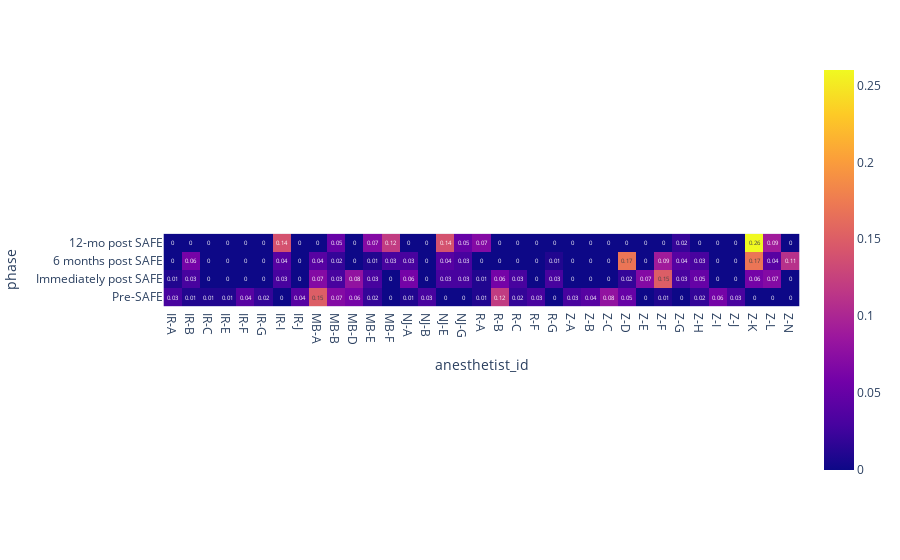

The notebook cell this image was saved under:
### Code cell
#@title
fig = px.imshow(t1.T, text_auto=True)
fig.show()

### Figure 1 — Plotly figure (JSON) as saved in the notebook; plotly's stock layout.template omitted (floating-point values rounded to 4 significant figures; data arrays with more than 128 entries replaced by an {"elided": "..."} marker saying what was removed)
{"data": [{"coloraxis": "coloraxis", "hovertemplate": "anesthetist_id: %{x}<br>phase: %{y}<br>color: %{z}<extra></extra>", "name": "0", "texttemplate": "%{z}", "type": "heatmap", "x": ["IR-A", "IR-B", "IR-C", "IR-E", "IR-F", "IR-G", "IR-I", "IR-J", "MB-A", "MB-B", "MB-D", "MB-E", "MB-F", "NJ-A", "NJ-B", "NJ-E", "NJ-G", "R-A", "R-B", "R-C", "R-F", "R-G", "Z-A", "Z-B", "Z-C", "Z-D", "Z-E", "Z-F", "Z-G", "Z-H", "Z-I", "Z-J", "Z-K", "Z-L", "Z-N"], "xaxis": "x", "y": ["12-mo post SAFE", "6 months post SAFE", "Immediately post SAFE", "Pre-SAFE"], "yaxis": "y", "z": {"elided": "4x35 float values"}}], "layout": {"coloraxis": {"colorscale": [[0, "#0d0887"], [0.1111, "#46039f"], [0.2222, "#7201a8"], [0.3333, "#9c179e"], [0.4444, "#bd3786"], [0.5556, "#d8576b"], [0.6667, "#ed7953"], [0.7778, "#fb9f3a"], [0.8889, "#fdca26"], [1, "#f0f921"]]}, "margin": {"t": 60}, "xaxis": {"anchor": "y", "constrain": "domain", "domain": [0, 1], "scaleanchor": "y", "title": {"text": "anesthetist_id"}}, "yaxis": {"anchor": "x", "autorange": "reversed", "constrain": "domain", "domain": [0, 1], "title": {"text": "phase"}}}}
